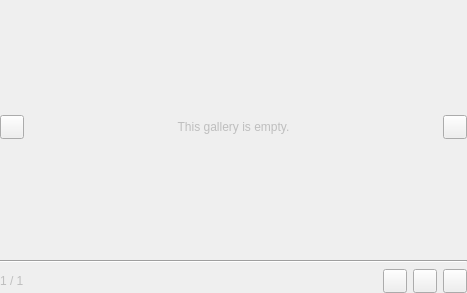
<?xml version="1.0" encoding="UTF-8"?>
<ui version="4.0">
 <class>GalleryWidget</class>
 <widget class="QWidget" name="GalleryWidget">
  <property name="geometry">
   <rect>
    <x>0</x>
    <y>0</y>
    <width>467</width>
    <height>293</height>
   </rect>
  </property>
  <property name="windowTitle">
   <string notr="true">Form</string>
  </property>
  <layout class="QVBoxLayout" name="verticalLayout">
   <property name="leftMargin">
    <number>0</number>
   </property>
   <property name="topMargin">
    <number>0</number>
   </property>
   <property name="rightMargin">
    <number>0</number>
   </property>
   <property name="bottomMargin">
    <number>0</number>
   </property>
   <item>
    <widget class="QWidget" name="widget" native="true">
     <layout class="QHBoxLayout" name="horizontalLayout">
      <property name="leftMargin">
       <number>0</number>
      </property>
      <property name="topMargin">
       <number>0</number>
      </property>
      <property name="rightMargin">
       <number>0</number>
      </property>
      <property name="bottomMargin">
       <number>0</number>
      </property>
      <item>
       <widget class="QPushButton" name="leftButton">
        <property name="minimumSize">
         <size>
          <width>24</width>
          <height>24</height>
         </size>
        </property>
        <property name="maximumSize">
         <size>
          <width>24</width>
          <height>24</height>
         </size>
        </property>
        <property name="text">
         <string notr="true"/>
        </property>
        <property name="icon">
         <iconset resource="../../../resources.qrc">
          <normaloff>:/resources/icon/silk/arrow_left.png</normaloff>:/resources/icon/silk/arrow_left.png</iconset>
        </property>
        <property name="shortcut">
         <string>Left</string>
        </property>
       </widget>
      </item>
      <item>
       <widget class="SlidingStackedWidget" name="stackedWidget">
        <widget class="QWidget" name="page_3">
         <layout class="QVBoxLayout" name="verticalLayout_2">
          <item>
           <widget class="QLabel" name="emptyGalleryLabel">
            <property name="enabled">
             <bool>false</bool>
            </property>
            <property name="text">
             <string>This gallery is empty.</string>
            </property>
            <property name="alignment">
             <set>Qt::AlignCenter</set>
            </property>
           </widget>
          </item>
         </layout>
        </widget>
       </widget>
      </item>
      <item>
       <widget class="QPushButton" name="rightButton">
        <property name="minimumSize">
         <size>
          <width>24</width>
          <height>24</height>
         </size>
        </property>
        <property name="maximumSize">
         <size>
          <width>24</width>
          <height>24</height>
         </size>
        </property>
        <property name="text">
         <string notr="true"/>
        </property>
        <property name="icon">
         <iconset resource="../../../resources.qrc">
          <normaloff>:/resources/icon/silk/arrow_right.png</normaloff>:/resources/icon/silk/arrow_right.png</iconset>
        </property>
        <property name="shortcut">
         <string>Right</string>
        </property>
       </widget>
      </item>
     </layout>
    </widget>
   </item>
   <item>
    <widget class="Line" name="line">
     <property name="orientation">
      <enum>Qt::Horizontal</enum>
     </property>
    </widget>
   </item>
   <item>
    <widget class="QWidget" name="actionsGrid" native="true">
     <layout class="QGridLayout" name="gridLayout" columnstretch="0,1,0" columnminimumwidth="84,0,84">
      <property name="leftMargin">
       <number>0</number>
      </property>
      <property name="topMargin">
       <number>0</number>
      </property>
      <property name="rightMargin">
       <number>0</number>
      </property>
      <property name="bottomMargin">
       <number>0</number>
      </property>
      <item row="0" column="0">
       <widget class="QLabel" name="itemIndexLabel">
        <property name="enabled">
         <bool>false</bool>
        </property>
        <property name="text">
         <string notr="true">1 / 1</string>
        </property>
        <property name="textFormat">
         <enum>Qt::PlainText</enum>
        </property>
       </widget>
      </item>
      <item row="0" column="1">
       <widget class="QLabel" name="informationLabel">
        <property name="enabled">
         <bool>false</bool>
        </property>
        <property name="text">
         <string/>
        </property>
        <property name="alignment">
         <set>Qt::AlignCenter</set>
        </property>
       </widget>
      </item>
      <item row="0" column="2">
       <widget class="QWidget" name="buttonContainer" native="true">
        <layout class="QHBoxLayout" name="horizontalLayout_2">
         <property name="leftMargin">
          <number>0</number>
         </property>
         <property name="topMargin">
          <number>0</number>
         </property>
         <property name="rightMargin">
          <number>0</number>
         </property>
         <property name="bottomMargin">
          <number>0</number>
         </property>
         <item>
          <spacer name="horizontalSpacer">
           <property name="orientation">
            <enum>Qt::Horizontal</enum>
           </property>
           <property name="sizeType">
            <enum>QSizePolicy::Expanding</enum>
           </property>
           <property name="sizeHint" stdset="0">
            <size>
             <width>0</width>
             <height>20</height>
            </size>
           </property>
          </spacer>
         </item>
         <item>
          <widget class="QPushButton" name="jumpToMessageButton">
           <property name="minimumSize">
            <size>
             <width>24</width>
             <height>24</height>
            </size>
           </property>
           <property name="maximumSize">
            <size>
             <width>24</width>
             <height>24</height>
            </size>
           </property>
           <property name="toolTip">
            <string>Scroll to message</string>
           </property>
           <property name="text">
            <string notr="true"/>
           </property>
           <property name="icon">
            <iconset resource="../../../resources.qrc">
             <normaloff>:/resources/icon/silk/magnifier.png</normaloff>:/resources/icon/silk/magnifier.png</iconset>
           </property>
          </widget>
         </item>
         <item>
          <widget class="QPushButton" name="openNativeButton">
           <property name="minimumSize">
            <size>
             <width>24</width>
             <height>24</height>
            </size>
           </property>
           <property name="maximumSize">
            <size>
             <width>24</width>
             <height>24</height>
            </size>
           </property>
           <property name="toolTip">
            <string>Open in native application</string>
           </property>
           <property name="text">
            <string notr="true"/>
           </property>
           <property name="icon">
            <iconset resource="../../../resources.qrc">
             <normaloff>:/resources/icon/silk/application_go.png</normaloff>:/resources/icon/silk/application_go.png</iconset>
           </property>
          </widget>
         </item>
         <item>
          <widget class="QPushButton" name="saveButton">
           <property name="minimumSize">
            <size>
             <width>24</width>
             <height>24</height>
            </size>
           </property>
           <property name="maximumSize">
            <size>
             <width>24</width>
             <height>24</height>
            </size>
           </property>
           <property name="toolTip">
            <string>Save a copy</string>
           </property>
           <property name="text">
            <string notr="true"/>
           </property>
           <property name="icon">
            <iconset resource="../../../resources.qrc">
             <normaloff>:/resources/icon/silk/disk_download.png</normaloff>:/resources/icon/silk/disk_download.png</iconset>
           </property>
          </widget>
         </item>
        </layout>
       </widget>
      </item>
     </layout>
    </widget>
   </item>
  </layout>
 </widget>
 <customwidgets>
  <customwidget>
   <class>SlidingStackedWidget</class>
   <extends>QStackedWidget</extends>
   <header>SlidingStackedWidget/slidingstackedwidget.h</header>
   <container>1</container>
  </customwidget>
 </customwidgets>
 <resources>
  <include location="../../../resources.qrc"/>
 </resources>
 <connections/>
</ui>
